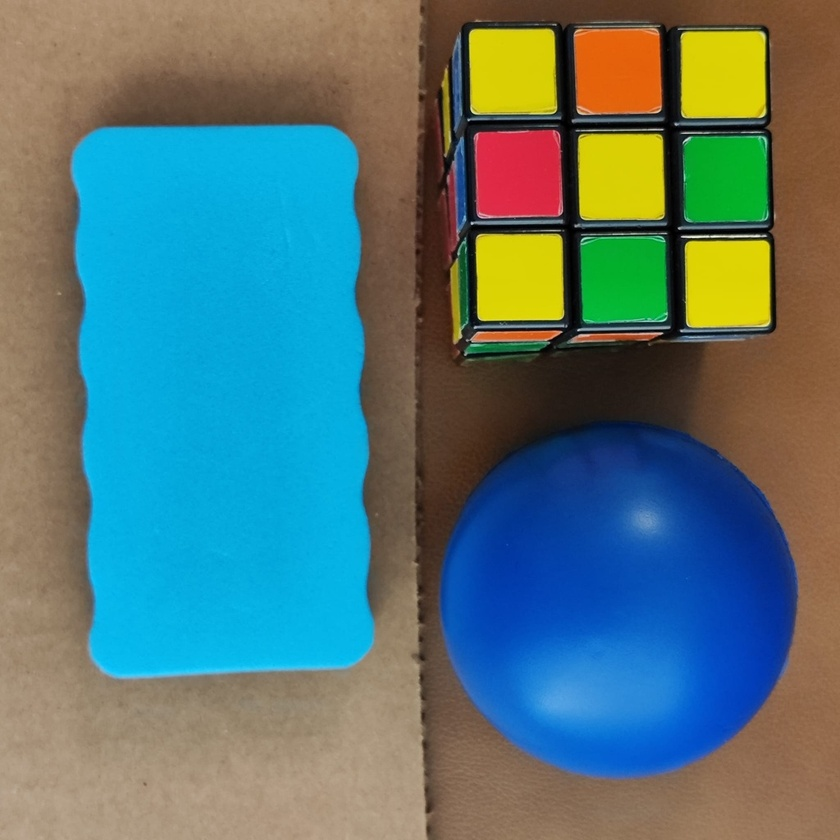
#> input picture image-processing/data/hw5/provided-image.jpeg, 840 x 840 px, shrunk from 1024 x 1024 before the run; its folder holds only this picture in this run
$ python main.py   (older library calls are emulated)
#> lines starting #> are read from the running program, lines starting #| are printed output that depends on the picture; after the words box and inside, x2 and y2 are one past the last pixel; in counts of white or black regions, pixels touching at a corner belong together
#> in main, img_bgr is the input picture: shape (840, 840, 3); mean B, G, R 117.8, 118.9, 86.4
import cv2
import numpy as np
import matplotlib.pyplot as plt
from pathlib import Path

def load_grayscale(path):
    img = cv2.imread(str(path), cv2.IMREAD_GRAYSCALE)
    if img is None: raise FileNotFoundError(f"Could not load image: {path}")
    return img

def show_images(images, titles, cols=4, cmap='gray'):
    rows = int(np.ceil(len(images) / cols))
    plt.figure(figsize=(16, 4 * rows))
    for i, (img, title) in enumerate(zip(images, titles)):
        plt.subplot(rows, cols, i + 1)
        # Handle RGB vs Gray for matplotlib
        if len(img.shape) == 3:
            plt.imshow(cv2.cvtColor(img, cv2.COLOR_BGR2RGB))
        else:
            plt.imshow(img, cmap=cmap)
        plt.title(title, fontsize=10)
        plt.axis('off')
    plt.tight_layout()
    plt.show()

# --- Part 1: Edge Detectors ---

def apply_roberts(img):
    kernel_x = np.array([[1, 0], [0, -1]], dtype=np.float32)
    kernel_y = np.array([[0, 1], [-1, 0]], dtype=np.float32)
    gx = cv2.filter2D(img, cv2.CV_32F, kernel_x)
    gy = cv2.filter2D(img, cv2.CV_32F, kernel_y)
    return cv2.convertScaleAbs(np.sqrt(gx**2 + gy**2))

def apply_prewitt(img):
    kernel_x = np.array([[-1, 0, 1], [-1, 0, 1], [-1, 0, 1]], dtype=np.float32)
    kernel_y = np.array([[-1, -1, -1], [0, 0, 0], [1, 1, 1]], dtype=np.float32)
    gx = cv2.filter2D(img, cv2.CV_32F, kernel_x)
    gy = cv2.filter2D(img, cv2.CV_32F, kernel_y)
    return cv2.convertScaleAbs(np.sqrt(gx**2 + gy**2))

def apply_sobel(img, return_components=False):
#> called with return_components = False
    gx = cv2.Sobel(img, cv2.CV_32F, 1, 0, ksize=3)
    gy = cv2.Sobel(img, cv2.CV_32F, 0, 1, ksize=3)
    mag = cv2.convertScaleAbs(np.sqrt(gx**2 + gy**2))

    if return_components:
        return gx, gy, mag
    return mag

def apply_canny(img, t1=50, t2=150):
    # Gaussian blur is often recommended before Canny to reduce noise
#> called with t1 = 50, t2 = 150
    blurred = cv2.GaussianBlur(img, (5, 5), 0)
    return cv2.Canny(blurred, t1, t2)
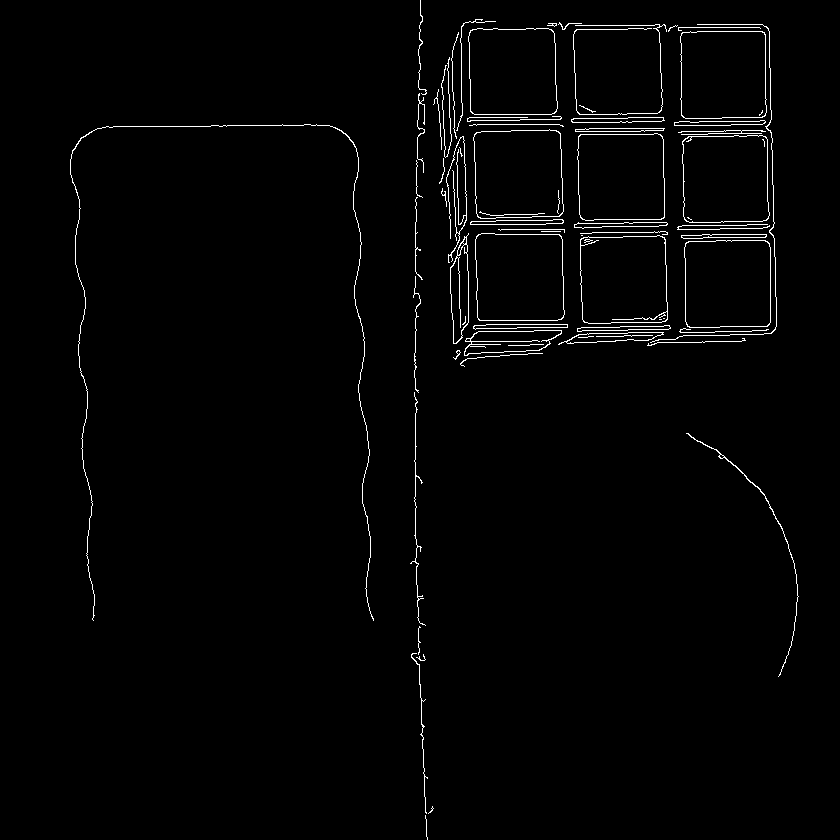
#> returned value: shape (840, 840); 1.6% white in thin lines or dots, all inside (x1, y1, x2, y2) = (70, 0, 799, 840)

# --- Logic for Assignment Parts ---

def part1_edges(img_gray):
    rob = apply_roberts(img_gray)
    pre = apply_prewitt(img_gray)
    sob = apply_sobel(img_gray)
    can = apply_canny(img_gray) # Adjust t1, t2 per image as needed

    titles = ["Original Gray", "Roberts", "Prewitt", "Sobel", "Canny"]
    show_images([img_gray, rob, pre, sob, can], titles)
#> in show_images, `rows = int(np.ceil(len(images) / cols))`: rows = 2
#> the loop in show_images, `for i, (img, title) in enumerate(zip(images, titles)):` made 5 passes
#> title on passes 1 to 5: 'Original Gray', 'Roberts', 'Prewitt', 'Sobel', 'Canny'
    return can # Canny is 'best' for the next step

def part2_color_edges(img_bgr, detector_func):
    # RGB Channels
    b, g, r = cv2.split(img_bgr)
    edge_r = detector_func(r)
#> in apply_canny (call 2), `return cv2.Canny(blurred, t1, t2)`: returned value: shape (840, 840); 1.7% white in thin lines or dots, all inside (x1, y1, x2, y2) = (73, 0, 798, 840)
    edge_g = detector_func(g)
    edge_b = detector_func(b)
#> in apply_canny (call 4), `return cv2.Canny(blurred, t1, t2)`: returned value: shape (840, 840); 2% white in thin lines or dots, all inside (x1, y1, x2, y2) = (71, 0, 777, 840)

    # HSV Channels
    hsv = cv2.cvtColor(img_bgr, cv2.COLOR_BGR2HSV)
#> hsv: shape (840, 840, 3); mean H, S, V 53.1, 164.5, 159.9
    h, s, v = cv2.split(hsv)
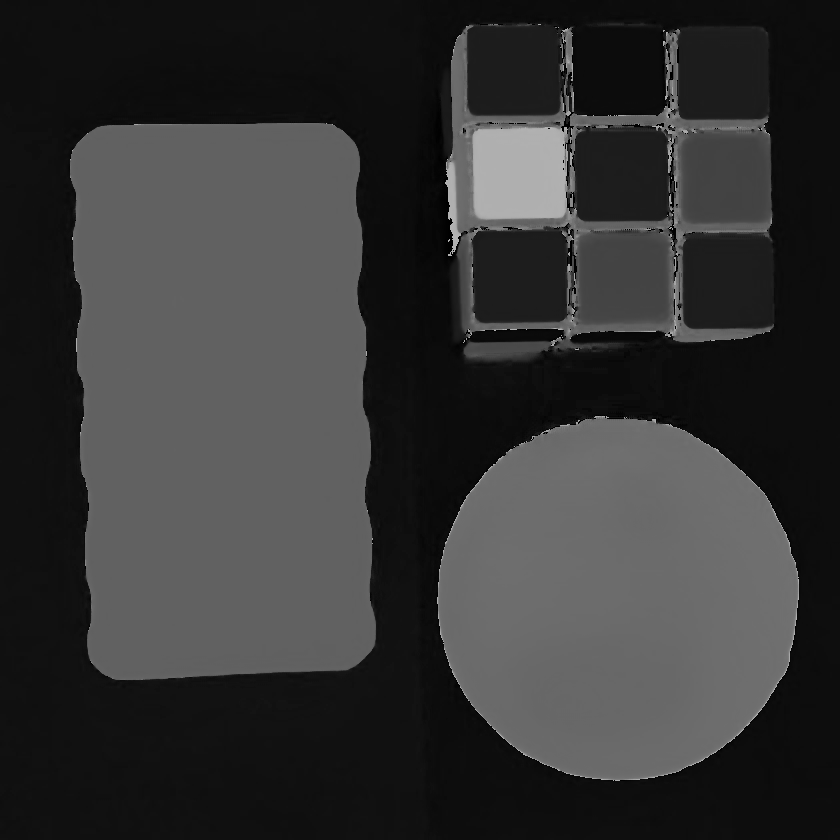
#> h: shape (840, 840); min 0, max 179, mean 53.1
    edge_h = detector_func(h)
#> in apply_canny (call 5), `return cv2.Canny(blurred, t1, t2)`: returned value: shape (840, 840); 1.2% white in thin lines or dots, all inside (x1, y1, x2, y2) = (69, 23, 800, 782)
    edge_v = detector_func(v)

    titles = ["Original", "Edges (Red)", "Edges (Green)", "Edges (Blue)", "Edges (Hue)", "Edges (Value/Int)"]
    show_images([img_bgr, edge_r, edge_g, edge_b, edge_h, edge_v], titles)
#> call 2 of show_images, with cols = 4, cmap = 'gray'
#> the loop in show_images (call 2), `for i, (img, title) in enumerate(zip(images, titles)):` made 6 passes
#> in show_images (call 2), `plt.show()`:
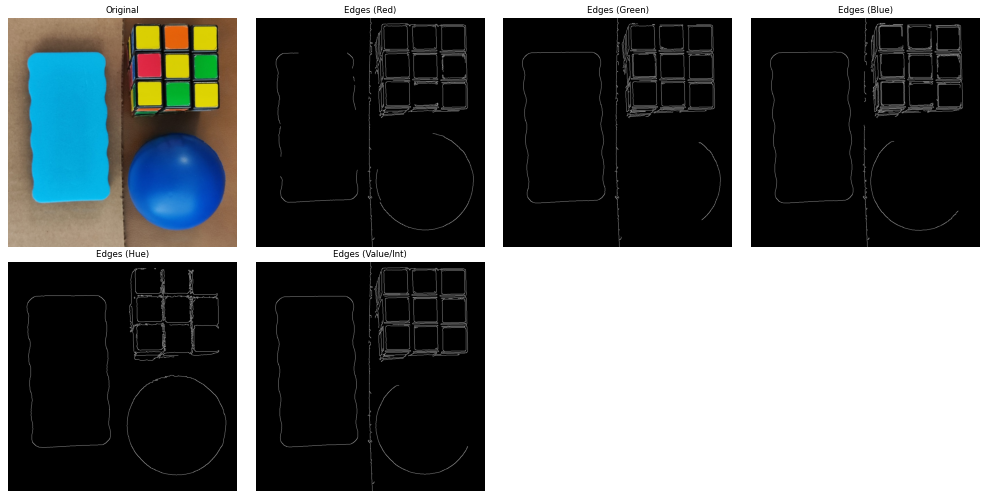
#> figure drawn by matplotlib, 6 panels

def part3_highlighting(img_bgr, edge_map):
    # c) Dilation
    kernel = cv2.getStructuringElement(cv2.MORPH_ELLIPSE, (5, 5))
#> kernel = [[0, 0, 1, 0, 0], [1, 1, 1, 1, 1], [1, 1, 1, 1, 1], [1, 1, 1, 1, 1], [0, 0, 1, 0, 0]]
    thick_edges = cv2.dilate(edge_map, kernel)
#> thick_edges: shape (840, 840); 7.3% white; 4 white regions, box (x1, y1, x2, y2) and area: (431, 17, 779, 369) 37985, (68, 122, 376, 623) 6603, (408, 0, 436, 840) 5385, (684, 431, 801, 679) 1621

    # d) Invert
    _, regions = cv2.threshold(cv2.bitwise_not(thick_edges), 127, 255, cv2.THRESH_BINARY)

    # e) Connected Components
    num_labels, labels, stats, centroids = cv2.connectedComponentsWithStats(regions)
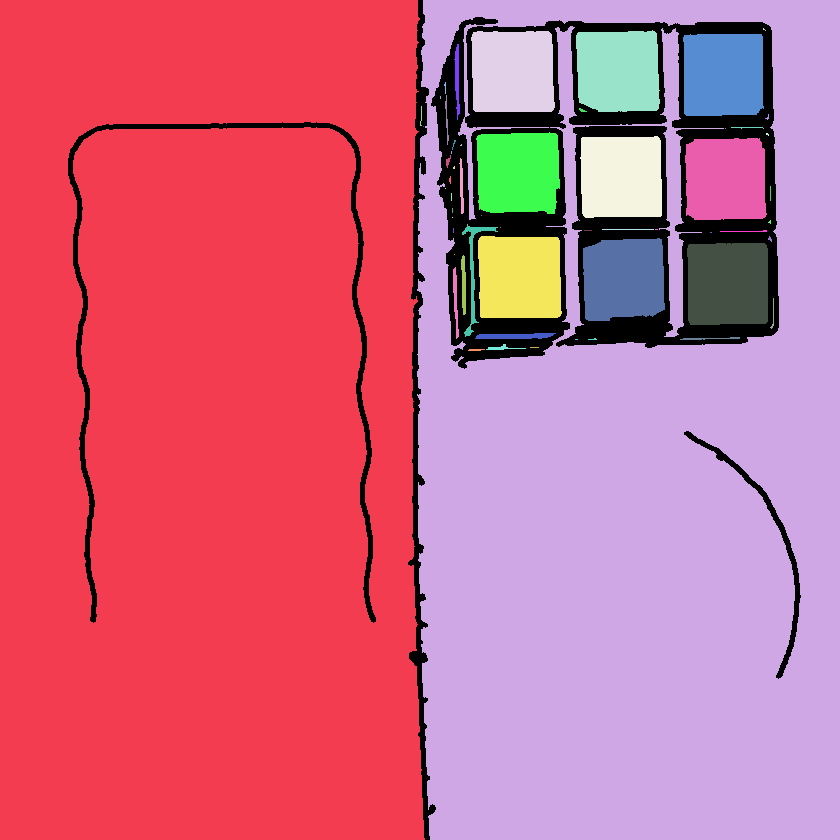
#> labels: shape (840, 840) int32; 58 distinct labels, from 0 to 57; one colour per label, 0 black
#> num_labels = 58; stats = 58 rows, first 6: [68, 0, 733, 840, 51594], [0, 0, 425, 840, 342392], [417, 0, 423, 840, 251663], [763, 28, 3, 3, 4], [471, 31, 84, 81, 6491], [576, 30, 84, 82, 6355]; centroids = 58 pairs, first value 207 to 772.6, second value 29 to 508.6

    # f) Find largest region (ignoring the background index 0 if it's just the border)
    # Usually, the largest area in stats[1:] is our target
    largest_label = 1 + np.argmax(stats[1:, cv2.CC_STAT_AREA])
#> largest_label = 1
    s = stats[largest_label]
#> s = [0, 0, 425, 840, 342392]

    print(f"Largest Region Stats: Area={s[cv2.CC_STAT_AREA]}, "
          f"Bounds: ({s[cv2.CC_STAT_LEFT]}, {s[cv2.CC_STAT_TOP]}) to "
          f"({s[cv2.CC_STAT_LEFT]+s[cv2.CC_STAT_WIDTH]}, {s[cv2.CC_STAT_TOP]+s[cv2.CC_STAT_HEIGHT]})")
#| Largest Region Stats: Area=342392, Bounds: (0, 0) to (425, 840)

    # g) Largest region mask
    mask_largest = (labels == largest_label).astype(np.uint8) * 255
#> mask_largest: shape (840, 840); 48.5% white; 1 white region, box (x1, y1, x2, y2) and area: (0, 0, 425, 840) 342392

    # h) Inverted mask (background)
    mask_bg = cv2.bitwise_not(mask_largest)

    # i) j) Color processing
    hsv = cv2.cvtColor(img_bgr, cv2.COLOR_BGR2HSV)
    h, s, v = cv2.split(hsv)
    # Set saturation to 0 where mask_bg is white (255)
    s[mask_bg == 255] = 0
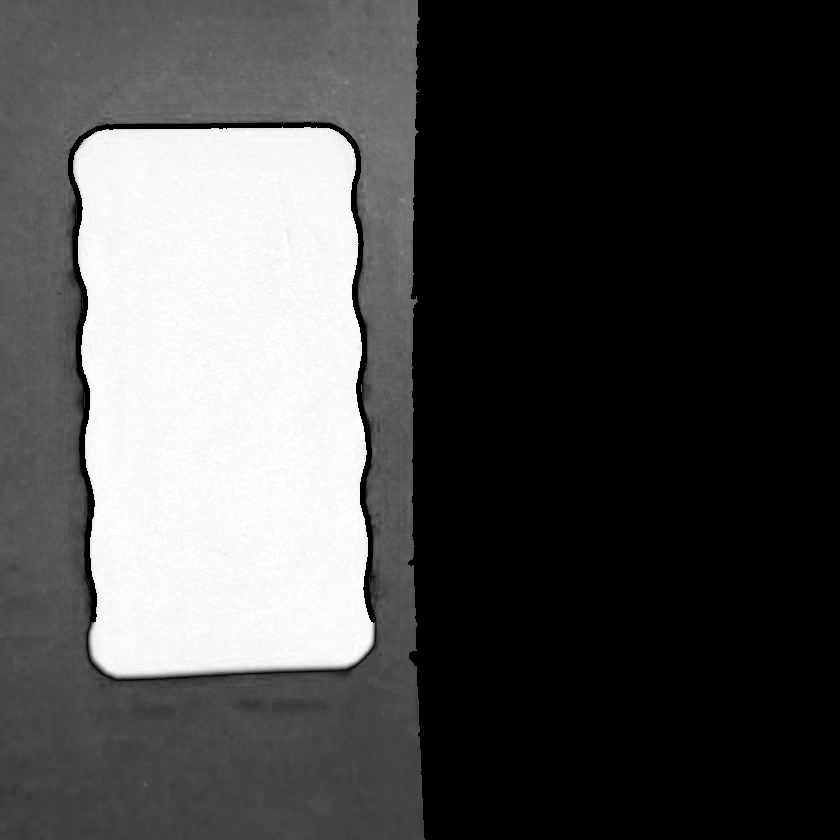
#> s: shape (840, 840); min 0, max 255, mean 75.2

    final_hsv = cv2.merge([h, s, v])
#> final_hsv: shape (840, 840, 3); mean H, S, V 53.1, 75.2, 159.9
    final_rgb = cv2.cvtColor(final_hsv, cv2.COLOR_HSV2BGR)
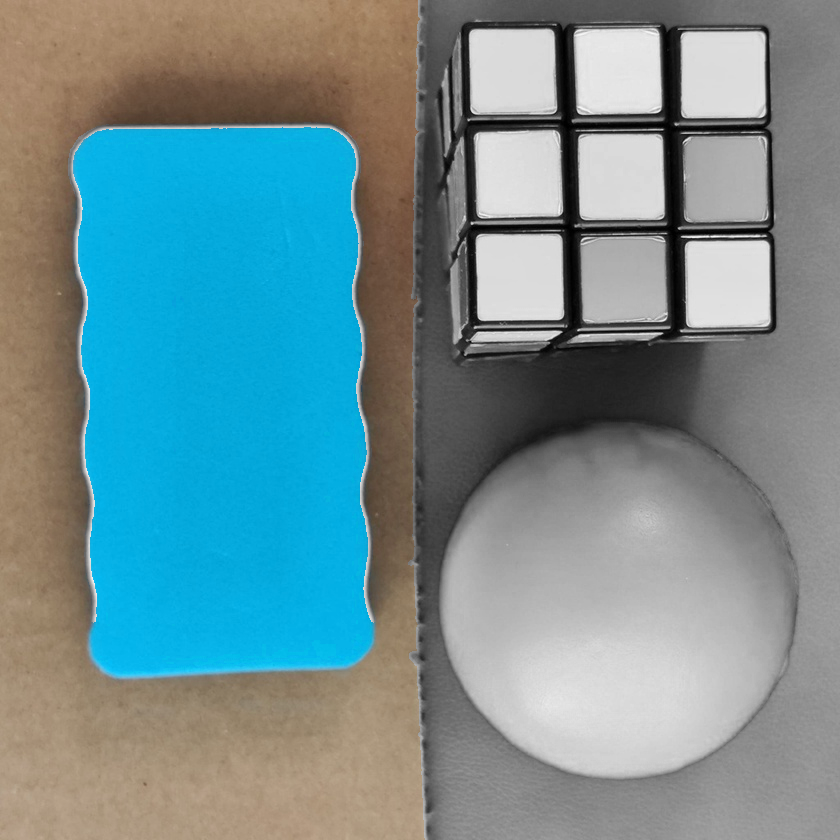
#> final_rgb: shape (840, 840, 3); mean B, G, R 146.8, 142.6, 113.7

    titles = ["Original", "Initial Edges", "Thickened", "Regions Mask",
              "Largest Mask", "Background Mask", "Final Highlight"]
    show_images([img_bgr, edge_map, thick_edges, regions, mask_largest, mask_bg, final_rgb], titles, cols=4)
#> call 3 of show_images, with cols = 4, cmap = 'gray'
#> the loop in show_images (call 3), `for i, (img, title) in enumerate(zip(images, titles)):` made 7 passes
#> in show_images (call 3), `plt.show()`:
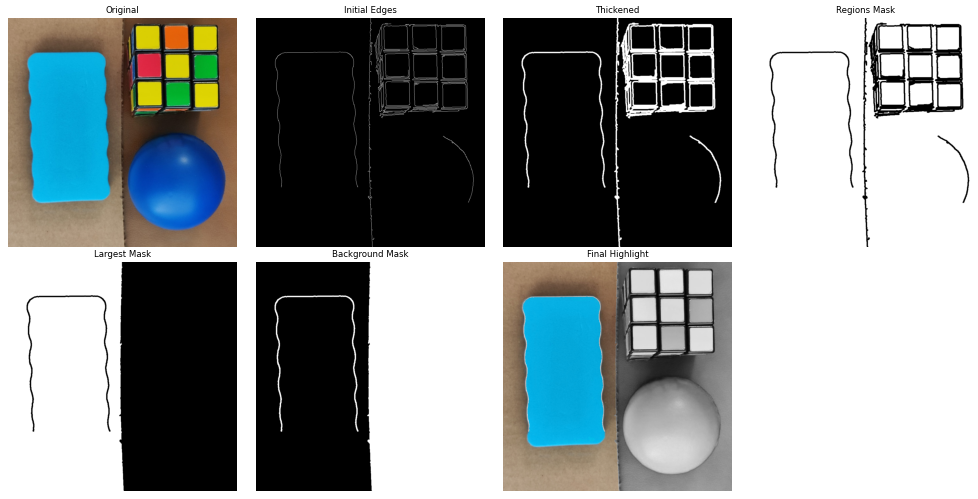
#> figure drawn by matplotlib, 7 panels

def main():
    base = Path("data/hw5")
    image_paths = list(base.glob("*.jpg")) + list(base.glob("*.jpeg"))

    for path in image_paths:
        print(f"\n--- Processing {path.name} ---")
        img_bgr = cv2.imread(str(path))
        img_gray = cv2.cvtColor(img_bgr, cv2.COLOR_BGR2GRAY)

        print("Part 1: Running Edge Detectors...")
        best_edge = part1_edges(img_gray)

        print("Part 2: Color Space Edge Detection...")
        part2_color_edges(img_bgr, apply_canny)

        print("Part 3: Region Highlighting...")
        part3_highlighting(img_bgr, best_edge)

if __name__ == "__main__":
    main()

$ run again, on image-processing/data/hw5/sushi.jpg
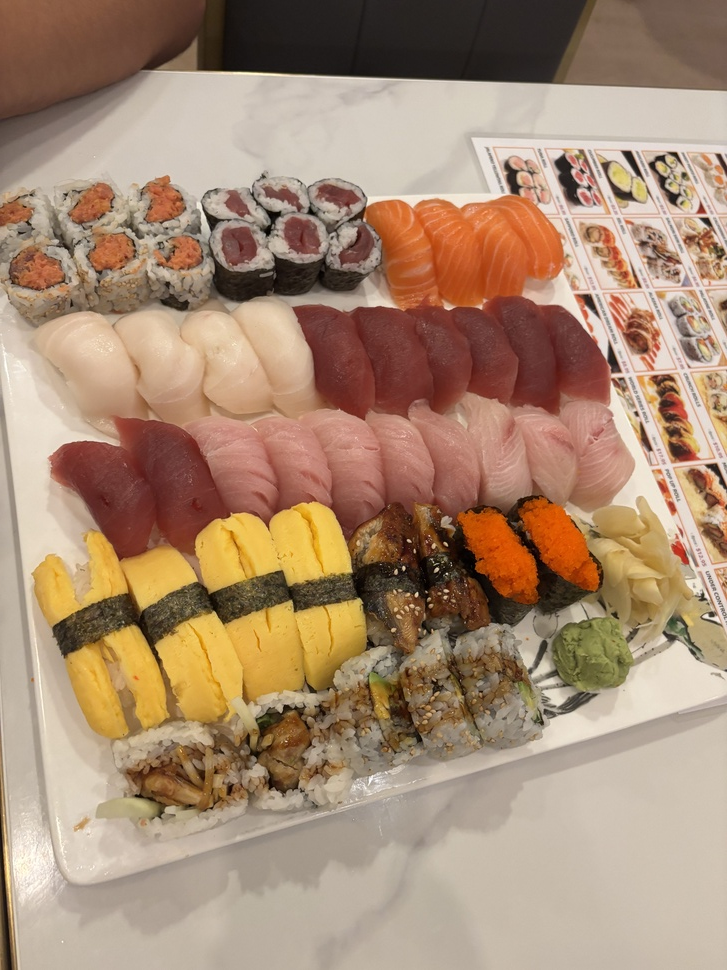
#> input picture image-processing/data/hw5/sushi.jpg, 727 x 970 px, shrunk from 4284 x 5712 before the run
#> in main, img_bgr is the input picture: shape (970, 727, 3); mean B, G, R 115.2, 139.3, 167.7
#> in apply_canny, `return cv2.Canny(blurred, t1, t2)`:
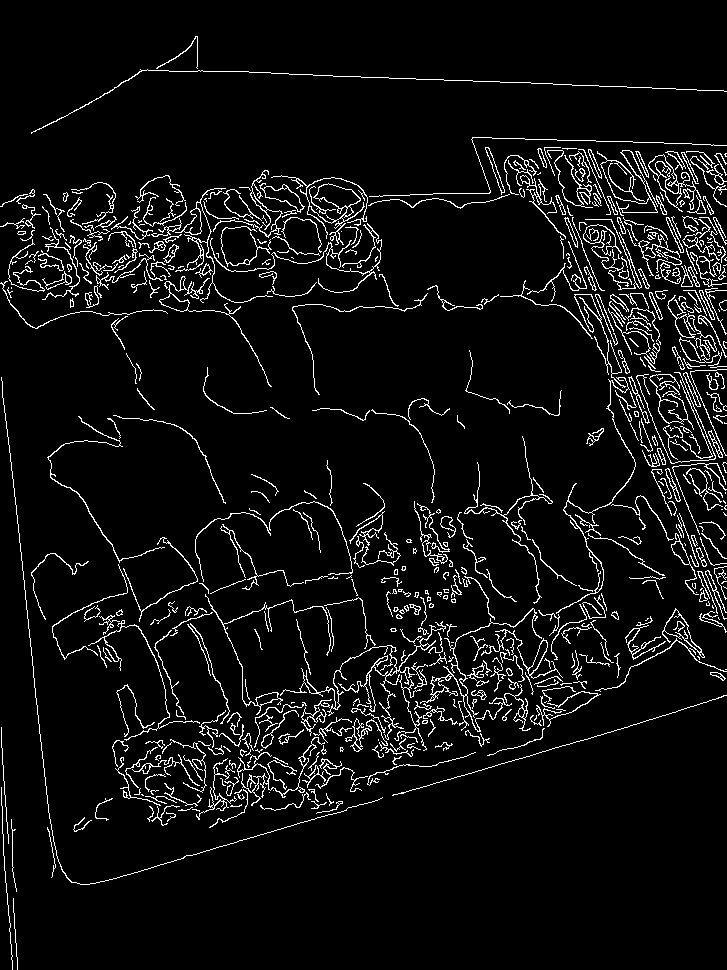
#> returned value: shape (970, 727); 6% white in thin lines or dots
#> rows = 2
#> the loop in show_images, `for i, (img, title) in enumerate(zip(images, titles)):` made 5 passes
#> title on passes 1 to 5: 'Original Gray', 'Roberts', 'Prewitt', 'Sobel', 'Canny'
#> hsv: shape (970, 727, 3); mean H, S, V 14.1, 85.6, 167.7
#> the loop in show_images (call 2), `for i, (img, title) in enumerate(zip(images, titles)):` made 6 passes
#> kernel = [[0, 0, 1, 0, 0], [1, 1, 1, 1, 1], [1, 1, 1, 1, 1], [1, 1, 1, 1, 1], [0, 0, 1, 0, 0]]
#> thick_edges: shape (970, 727); 24.3% white; 20 white regions, largest, box (x1, y1, x2, y2) and area: (0, 135, 727, 887) 157761, (29, 34, 727, 136) 4016, (0, 725, 20, 970) 2210
#> labels: shape (970, 727) int32; 690 distinct labels, from 0 to 689
#> num_labels = 690; stats = 690 rows, first 6: [0, 34, 727, 936, 171587], [0, 0, 727, 253, 120594], [163, 45, 32, 24, 346], [439, 140, 288, 65, 2388], [566, 151, 10, 3, 21], [552, 153, 8, 5, 23]; centroids = 690 pairs, first value 0 to 726, second value 61.02 to 958
#> largest_label = 218
#> in part3_highlighting, `s = stats[largest_label]`: s = [0, 263, 633, 619, 163417]
#| Largest Region Stats: Area=163417, Bounds: (0, 263) to (633, 882)
#> mask_largest: shape (970, 727); 23.2% white; 1 white region, box (x1, y1, x2, y2) and area: (0, 263, 633, 882) 163417
#> final_hsv: shape (970, 727, 3); mean H, S, V 14.1, 26.1, 167.7
#> in part3_highlighting, `final_rgb = cv2.cvtColor(final_hsv, cv2.COLOR_HSV2BGR)`:
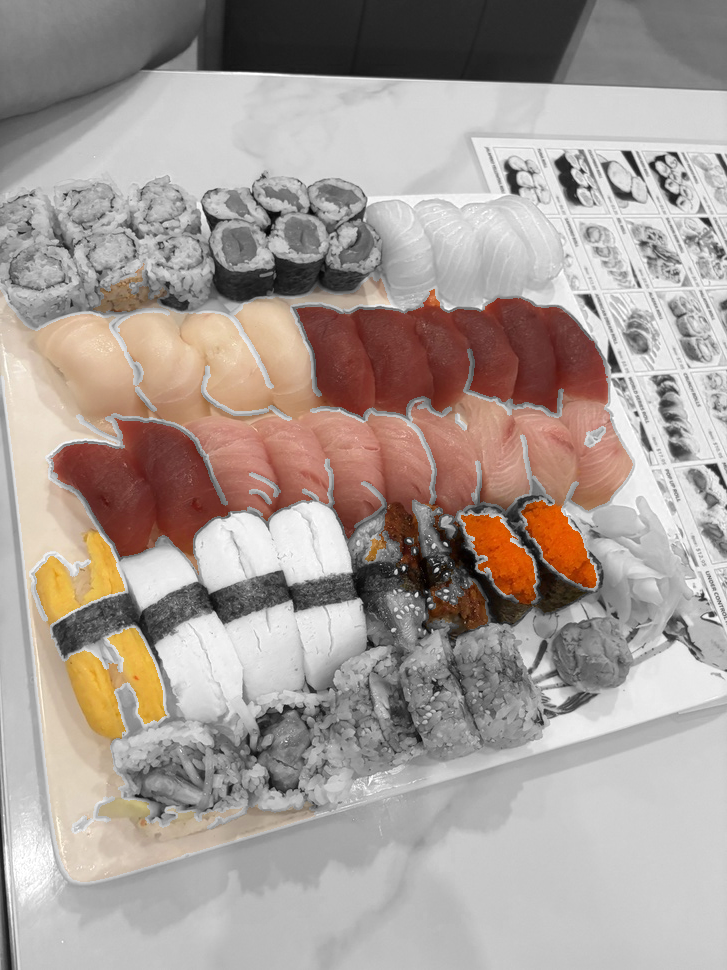
#> final_rgb: shape (970, 727, 3); mean B, G, R 151.4, 157, 167.7
